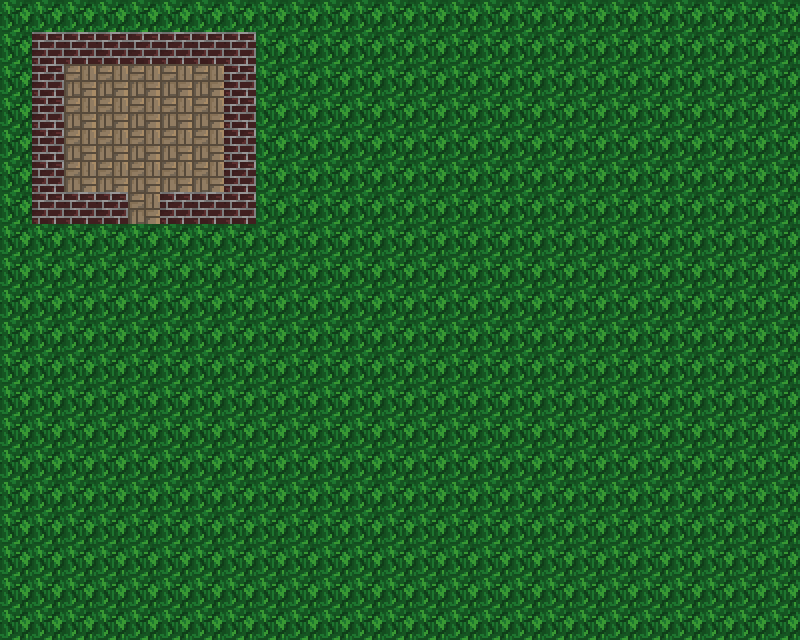

A level layout from a 2D game, rendered from its tile map. Below: a short description, then the map file with its tile-grid data intact:
An orthogonal 25x20 tile map with 32x32 px tiles, 1 tile layer (Level1), 2 tilesets and 8 objects (player, room).

<map version="1.0" orientation="orthogonal" renderorder="right-down" width="25" height="20" tilewidth="32" tileheight="32" nextobjectid="15">
 <tileset firstgid="1" name="tilemap" tilewidth="32" tileheight="32" tilecount="8" columns="8">
  <image source="tilemap.png" width="256" height="32" />
 </tileset>
 <tileset firstgid="9" name="box" tilewidth="32" tileheight="32" tilecount="1" columns="1">
  <image source="../sprites/box.png" width="32" height="32" />
 </tileset>
 <layer name="Level1" width="25" height="20">
  <data encoding="csv">
2,2,2,2,2,2,2,2,2,2,2,2,2,2,2,2,2,2,2,2,2,2,2,2,2,
2,4,4,4,4,4,4,4,2,2,2,2,2,2,2,2,2,2,2,2,2,2,2,2,2,
2,4,1,1,1,1,1,4,2,2,2,2,2,2,2,2,2,2,2,2,2,2,2,2,2,
2,4,1,1,1,1,1,4,2,2,2,2,2,2,2,2,2,2,2,2,2,2,2,2,2,
2,4,1,1,1,1,1,4,2,2,2,2,2,2,2,2,2,2,2,2,2,2,2,2,2,
2,4,1,1,1,1,1,4,2,2,2,2,2,2,2,2,2,2,2,2,2,2,2,2,2,
2,4,4,4,1,4,4,4,2,2,2,2,2,2,2,2,2,2,2,2,2,2,2,2,2,
2,2,2,2,2,2,2,2,2,2,2,2,2,2,2,2,2,2,2,2,2,2,2,2,2,
2,2,2,2,2,2,2,2,2,2,2,2,2,2,2,2,2,2,2,2,2,2,2,2,2,
2,2,2,2,2,2,2,2,2,2,2,2,2,2,2,2,2,2,2,2,2,2,2,2,2,
2,2,2,2,2,2,2,2,2,2,2,2,2,2,2,2,2,2,2,2,2,2,2,2,2,
2,2,2,2,2,2,2,2,2,2,2,2,2,2,2,2,2,2,2,2,2,2,2,2,2,
2,2,2,2,2,2,2,2,2,2,2,2,2,2,2,2,2,2,2,2,2,2,2,2,2,
2,2,2,2,2,2,2,2,2,2,2,2,2,2,2,2,2,2,2,2,2,2,2,2,2,
2,2,2,2,2,2,2,2,2,2,2,2,2,2,2,2,2,2,2,2,2,2,2,2,2,
2,2,2,2,2,2,2,2,2,2,2,2,2,2,2,2,2,2,2,2,2,2,2,2,2,
2,2,2,2,2,2,2,2,2,2,2,2,2,2,2,2,2,2,2,2,2,2,2,2,2,
2,2,2,2,2,2,2,2,2,2,2,2,2,2,2,2,2,2,2,2,2,2,2,2,2,
2,2,2,2,2,2,2,2,2,2,2,2,2,2,2,2,2,2,2,2,2,2,2,2,2,
2,2,2,2,2,2,2,2,2,2,2,2,2,2,2,2,2,2,2,2,2,2,2,2,2
</data>
 </layer>
 <objectgroup name="objects">
  <object id="4" gid="9" x="64" y="384" width="30" height="30" />
  <object id="5" gid="9" x="96" y="384" width="30" height="30" />
  <object id="6" gid="9" x="128" y="384" width="30" height="30" />
  <object id="7" gid="9" x="160" y="384" width="30" height="30" />
  <object id="8" gid="9" x="192" y="384" width="30" height="30" />
  <object id="9" gid="9" x="224" y="384" width="30" height="30" />
  <object id="11" name="player" x="96" y="224" width="32" height="32" />
  <object id="13" name="room" x="64" y="64" width="160" height="128" />
 </objectgroup>
</map>